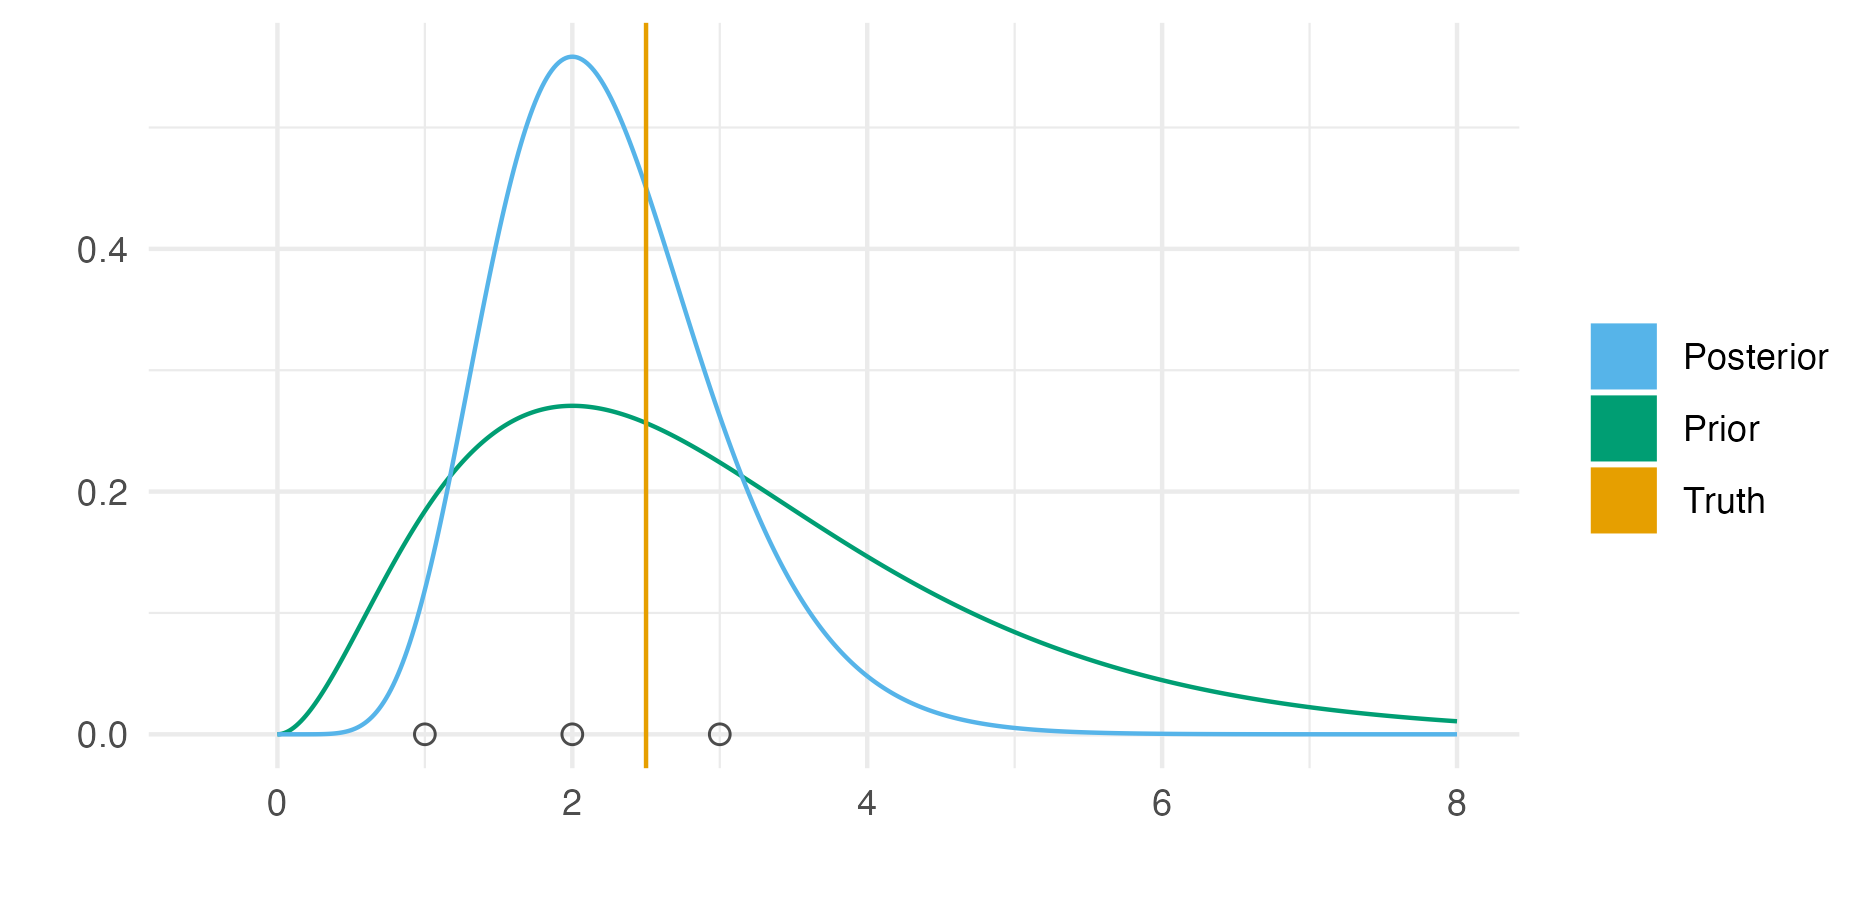

Generate this figure with R:
library(ggplot2)

cbpalette <- c("#56B4E9","#009E73", "#E69F00", "#F0E442", "#0072B2", "#D55E00", "#CC79A7", "#999999")

a <- 3
b <- 1

set.seed(1)

truth <- 2.5
y <- rpois(3, lambda = truth)

ggplot(data = data.frame(x = c(0, 8)), aes(x)) +
  geom_function(aes(col = "Prior"), fun = dgamma, n = 500, args = list(shape = a, rate = b)) +
  geom_function(aes(col = "Posterior"), fun = dgamma, n = 500, args = list(shape = a + sum(y), rate = b + length(y))) +
  geom_vline(aes(col = "Truth", xintercept = truth)) +
  scale_color_manual(values = cbpalette) +
  geom_point(data = data.frame(x = y, y = 0), aes(x = x, y = y), inherit.aes = FALSE, alpha = 0.7, size = 2) +
  geom_col(data = data.frame(x = c(0, 0, 0), y = c(0, 0, 0), type = c("Posterior", "Prior", "Truth")), aes(x = x, y = y, fill = type)) +
  scale_fill_manual(values = cbpalette) +
  labs(x = "", y = "", col = "", fill = "") +
  guides(col = "none", fill = guide_legend(override.aes = list(alpha = 1, shape = 15))) +
  theme_minimal()

ggsave("figures/bayesian/conjugate.png", h = 3, w = 6.25, bg = "white")

3 + sum(y)